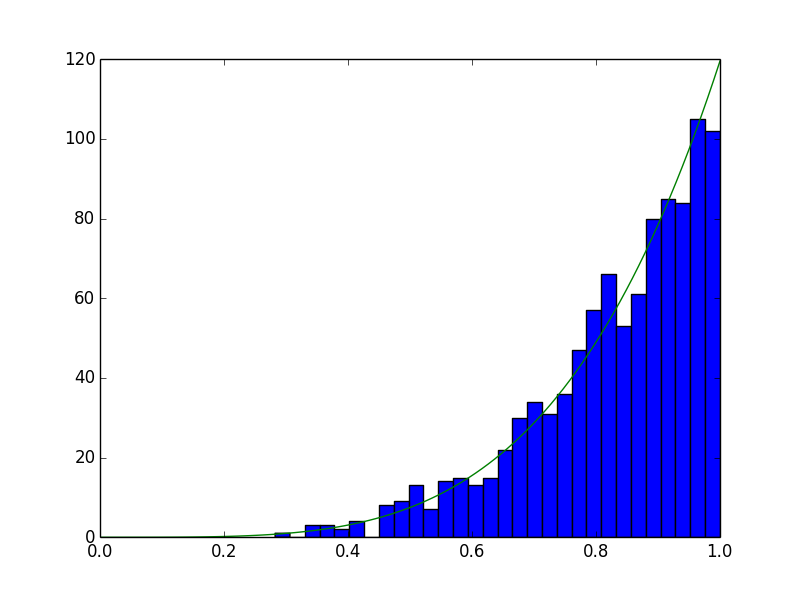

Python code for this plot:
import scipy as sp
import matplotlib.pyplot as plt
import numpy as np
x=sp.random.poisson(lam=1, size=100)
#plt.plot(x,'o')
a = 5. #shape
n = 1000
s = 1000
s = np.random.power(a, n)
count, bins, ignored = plt.hist(s, bins=30)
x = np.linspace(0, 1, 100)
y = a*x**(a-1.)
normed_y = n*np.diff(bins)[0]*y
plt.plot(x,normed_y)
plt.show()
